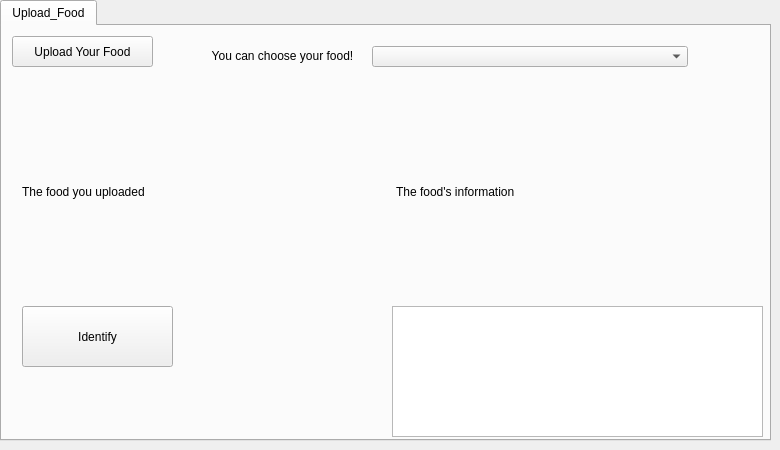
    <widget class="QWidget" name="tab_4">
     <attribute name="icon">
      <iconset>
       <normaloff>../../../Data/Icon/Diet.png</normaloff>../../../Data/Icon/Diet.png</iconset>
     </attribute>
     <attribute name="title">
      <string/>
     </attribute>
     <widget class="QTabWidget" name="tabWidget_4">
      <property name="geometry">
       <rect>
        <x>0</x>
        <y>0</y>
        <width>771</width>
        <height>441</height>
       </rect>
      </property>
      <property name="currentIndex">
       <number>0</number>
      </property>
      <widget class="QWidget" name="tab_12">
       <attribute name="title">
        <string>Upload_Food</string>
       </attribute>
       <widget class="QPushButton" name="pushButton_11">
        <property name="geometry">
         <rect>
          <x>10</x>
          <y>10</y>
          <width>141</width>
          <height>31</height>
         </rect>
        </property>
        <property name="text">
         <string>Upload Your Food</string>
        </property>
       </widget>
       <widget class="QWidget" name="layoutWidget">
        <property name="geometry">
         <rect>
          <x>20</x>
          <y>60</y>
          <width>741</width>
          <height>211</height>
         </rect>
        </property>
        <layout class="QHBoxLayout" name="horizontalLayout_2">
         <item>
          <widget class="QLabel" name="label_11">
           <property name="text">
            <string>The food you uploaded </string>
           </property>
          </widget>
         </item>
         <item>
          <widget class="QLabel" name="label_12">
           <property name="text">
            <string>The food's information</string>
           </property>
          </widget>
         </item>
        </layout>
       </widget>
       <widget class="QPushButton" name="pushButton_12">
        <property name="geometry">
         <rect>
          <x>20</x>
          <y>280</y>
          <width>151</width>
          <height>61</height>
         </rect>
        </property>
        <property name="text">
         <string>Identify</string>
        </property>
       </widget>
       <widget class="QListView" name="listView">
        <property name="geometry">
         <rect>
          <x>390</x>
          <y>280</y>
          <width>371</width>
          <height>131</height>
         </rect>
        </property>
       </widget>
       <widget class="QComboBox" name="comboBox_18">
        <property name="geometry">
         <rect>
          <x>370</x>
          <y>20</y>
          <width>316</width>
          <height>21</height>
         </rect>
        </property>
        <item>
         <property name="text">
          <string/>
         </property>
        </item>
        <item>
         <property name="text">
          <string>Flour</string>
         </property>
        </item>
        <item>
         <property name="text">
          <string>Peas</string>
         </property>
        </item>
        <item>
         <property name="text">
          <string>Chinese Cabbage</string>
         </property>
        </item>
        <item>
         <property name="text">
          <string>Fungus</string>
         </property>
        </item>
        <item>
         <property name="text">
          <string>Kelp</string>
         </property>
        </item>
        <item>
         <property name="text">
          <string>Pumkins</string>
         </property>
        </item>
        <item>
         <property name="text">
          <string>Apples</string>
         </property>
        </item>
        <item>
         <property name="text">
          <string>Cherries</string>
         </property>
        </item>
        <item>
         <property name="text">
          <string>Bananas</string>
         </property>
        </item>
        <item>
         <property name="text">
          <string>Almonds</string>
         </property>
        </item>
        <item>
         <property name="text">
          <string>Beef</string>
         </property>
        </item>
        <item>
         <property name="text">
          <string>Pork Liver</string>
         </property>
        </item>
        <item>
         <property name="text">
          <string>Pork</string>
         </property>
        </item>
        <item>
         <property name="text">
          <string>Milk</string>
         </property>
        </item>
        <item>
         <property name="text">
          <string>Eggs</string>
         </property>
        </item>
        <item>
         <property name="text">
          <string>Potato</string>
         </property>
        </item>
        <item>
         <property name="text">
          <string>Tomato</string>
         </property>
        </item>
        <item>
         <property name="text">
          <string>Broccoli</string>
         </property>
        </item>
        <item>
         <property name="text">
          <string>Chicken Breast</string>
         </property>
        </item>
        <item>
         <property name="text">
          <string>Cods</string>
         </property>
        </item>
        <item>
         <property name="text">
          <string>Pork Loin</string>
         </property>
        </item>
        <item>
         <property name="text">
          <string>Salmon</string>
         </property>
        </item>
        <item>
         <property name="text">
          <string>Lamb Shank</string>
         </property>
        </item>
        <item>
         <property name="text">
          <string>Brown Rice</string>
         </property>
        </item>
        <item>
         <property name="text">
          <string>Black Beans</string>
         </property>
        </item>
        <item>
         <property name="text">
          <string>Sweet Potato</string>
         </property>
        </item>
        <item>
         <property name="text">
          <string>Soba Noodles</string>
         </property>
        </item>
        <item>
         <property name="text">
          <string>Carrot</string>
         </property>
        </item>
        <item>
         <property name="text">
          <string>Kale</string>
         </property>
        </item>
        <item>
         <property name="text">
          <string>Spinach</string>
         </property>
        </item>
       </widget>
       <widget class="QLabel" name="label_17">
        <property name="geometry">
         <rect>
          <x>190</x>
          <y>20</y>
          <width>181</width>
          <height>20</height>
         </rect>
        </property>
        <property name="text">
         <string>You can choose your food!</string>
        </property>
        <property name="alignment">
         <set>Qt::AlignmentFlag::AlignCenter</set>
        </property>
       </widget>
      </widget>
     </widget>
    </widget>
